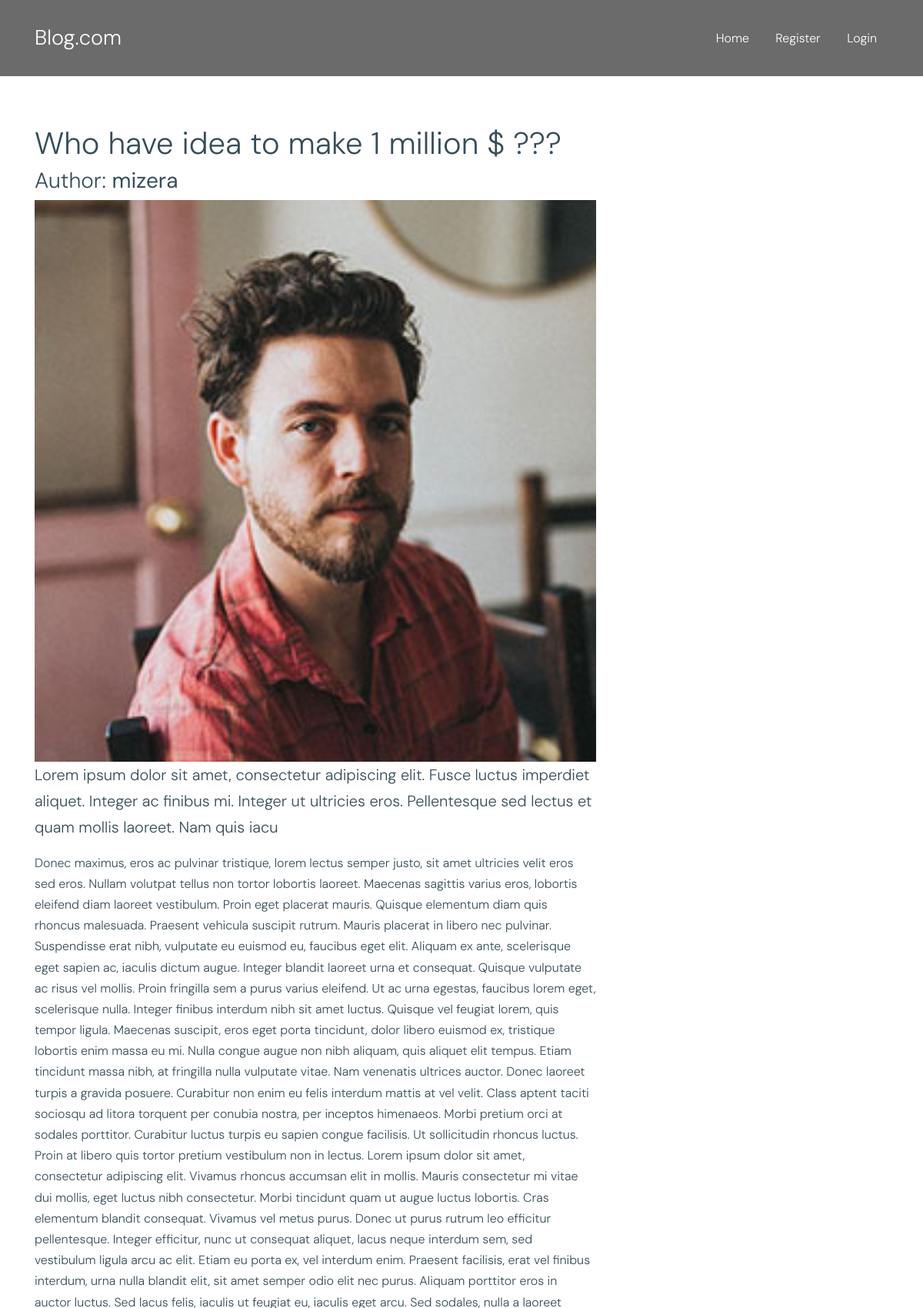
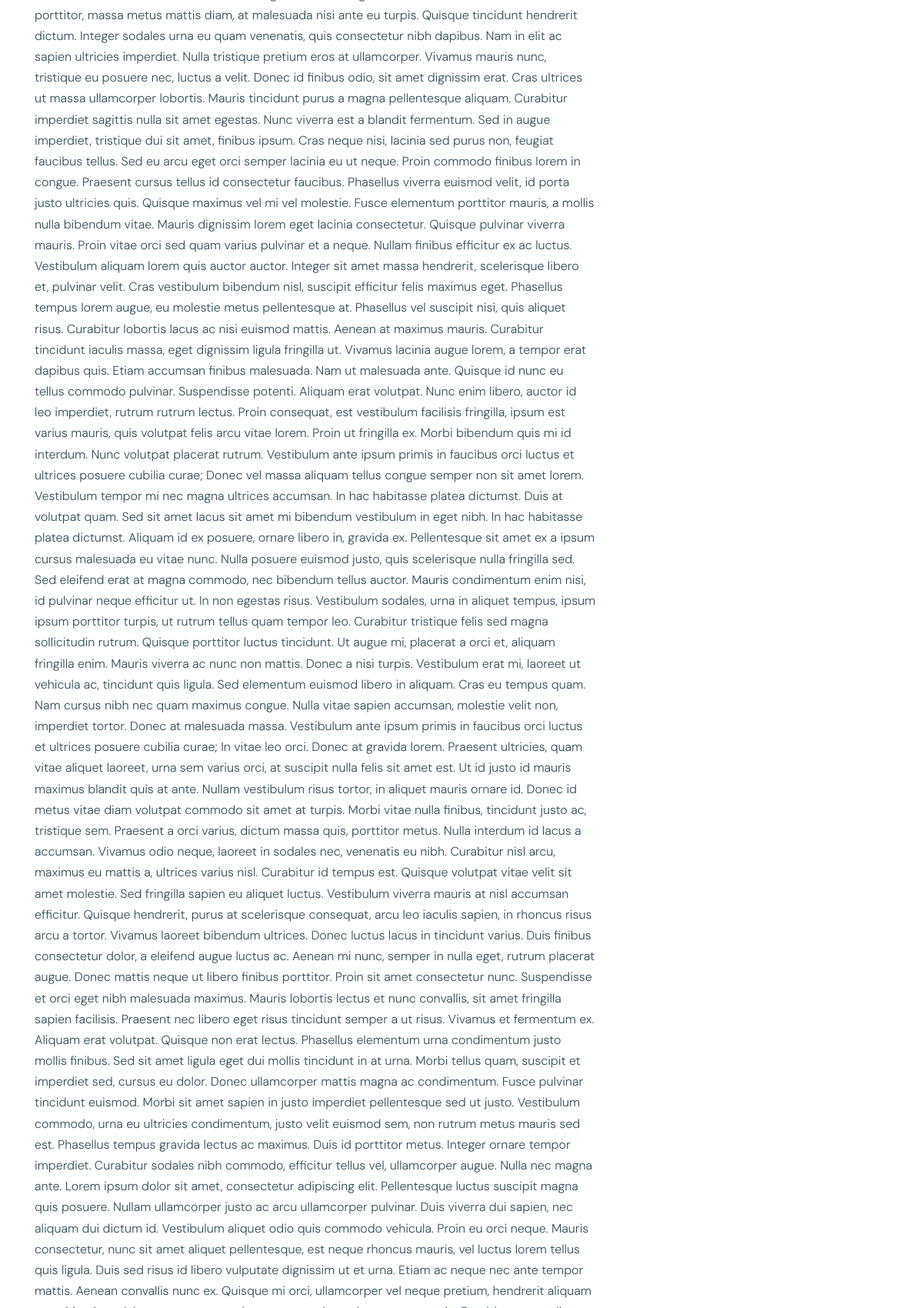
Page /7/ (upper part) on the committed database (2 pictures, top to bottom).
### pages/models.py (models this page shows, shortened)
class Post(models.Model):
    author = models.CharField(max_length=100)
    photo = models.ImageField(upload_to='photo_for_post', blank=True)
    title = models.CharField(max_length=200)
    preview_text = models.CharField(max_length=200)
    text_of_post = models.TextField(blank=True)
    is_published = models.BooleanField(default=True)
    publish_date = models.DateField(default=timezone.now)
    creation_date = models.DateTimeField()
    last_modified = models.DateTimeField()
    class Meta:
        ordering = ['-creation_date',]

### pages/views.py (the view)
# urls.py: path('<int:post_id>/', views.single, name="single"),
def single(request, post_id):
    single_post = get_object_or_404(Post, pk=post_id)
    return render(request, 'pages/single.html', {"single_post": single_post, })

### templates/pages/single.html (shortened to what this page needs)
{% extends 'base.html' %}
{% load static  %}
{% block content %}
<div class="site-section">
    <div class="container">
        <div class="row">
            <div class="col-md-8 blog-content">
                <h1>{{single_post.title}}</h1>
                <h3>Author: <strong>{{single_post.author}}</strong></h3>
                {% if single_post.photo %}
                <img src="{{ single_post.photo.url }}" alt="Image" class="img-single-post">
                {% else %}
                <p></p>
                {% endif %}
                <p class="lead">{{single_post.preview_text}}</p>
                <p>{{single_post.text_of_post}}</p>
            </div>
        </div>
    </div>
</div>
{% endblock %}

### blog/static/css/main.css (style rules this page uses)
html { overflow-x: hidden; }
body { line-height: 1.7; color: #364d59 !important; font-weight: 300; font-size: 1rem; }
h1, h2, h3, h4, h5, .h1, .h2, .h3, .h4, .h5 { font-weight: 300; color: #364d59; }
.site-section { padding: 2.5em 0; margin-top: 50px; }
@media (min-width: 768px) { .site-section { padding: 5em 0; } }
.site-section { padding: 7rem 0; }
.img-single-post { width: 100%; height: auto; }

### rows in the picture
Post: title "Who have idea to make 1 million $ ???", author "mizera", photo (picture), preview_text "Lorem ipsum dolor sit amet, consectetur adipiscing elit. Fusce luctus imperdiet aliquet. Integer ac finibus mi. Integer ut ultricies eros. Pellentesque sed lectus et quam mollis laoreet. Nam quis iacu"
